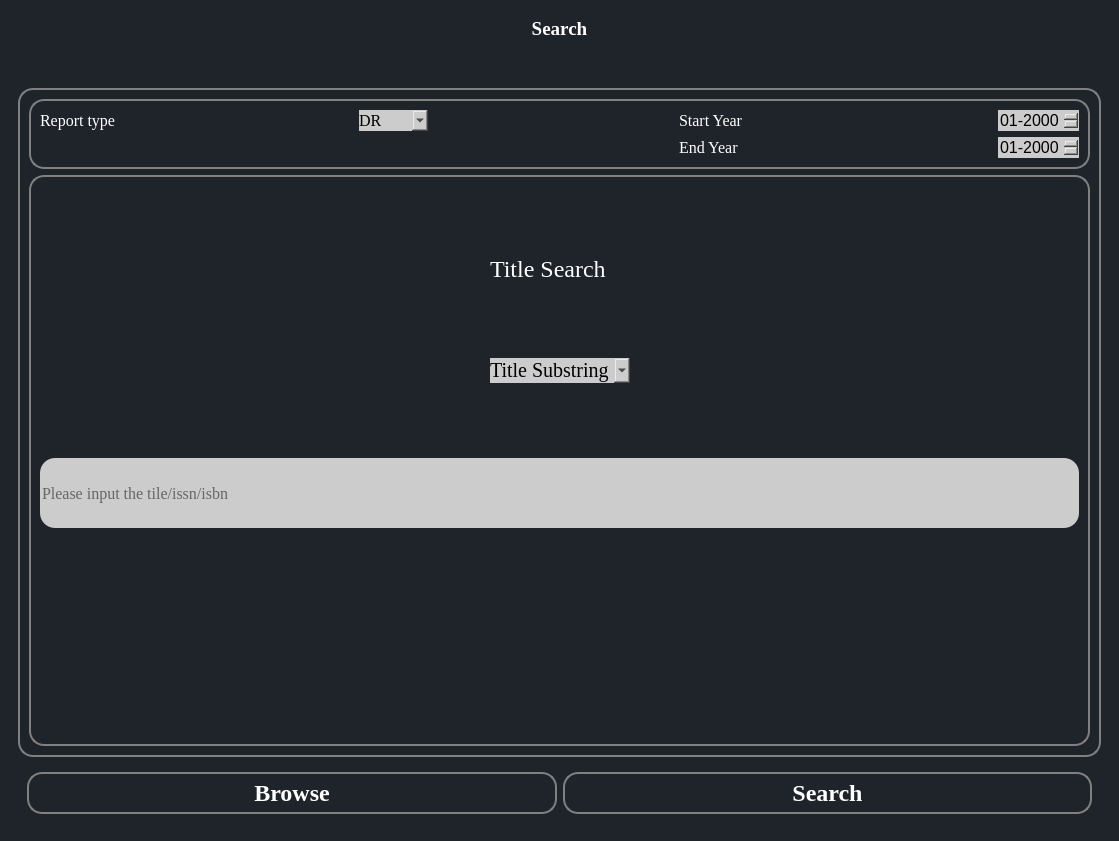
<?xml version="1.0" encoding="UTF-8"?>
<ui version="4.0">
 <class>MainWindow</class>
 <widget class="QMainWindow" name="MainWindow">
  <property name="geometry">
   <rect>
    <x>0</x>
    <y>0</y>
    <width>1119</width>
    <height>841</height>
   </rect>
  </property>
  <property name="windowTitle">
   <string>MainWindow</string>
  </property>
  <property name="styleSheet">
   <string notr="true">*{
	
	
border:none;
background-color:transparent;
background:none;
padding:0;
margin:0;
color:#fff;
}



#centralwidget{
background-color: #1f232a;
}
#EditVendor{
background-color:#16191d;
}
QPushButton{
text-align:left;
padding: 5px 10px;

border-top-left-radius:5px;
border-botton-left-radius:5px;
}
QPushButton:pressed{
background-color:grey;
text-align:left;
padding:2px 10px;
color:white;}</string>
  </property>
  <widget class="QWidget" name="centralwidget">
   <layout class="QGridLayout" name="gridLayout_3">
    <item row="0" column="0">
     <widget class="QWidget" name="widget" native="true">
      <property name="sizePolicy">
       <sizepolicy hsizetype="Preferred" vsizetype="Fixed">
        <horstretch>0</horstretch>
        <verstretch>0</verstretch>
       </sizepolicy>
      </property>
      <layout class="QGridLayout" name="gridLayout_6">
       <item row="0" column="0">
        <widget class="QLabel" name="label">
         <property name="sizePolicy">
          <sizepolicy hsizetype="Preferred" vsizetype="Fixed">
           <horstretch>0</horstretch>
           <verstretch>0</verstretch>
          </sizepolicy>
         </property>
         <property name="font">
          <font>
           <family>Georgia</family>
           <pointsize>14</pointsize>
           <weight>75</weight>
           <bold>true</bold>
          </font>
         </property>
         <property name="styleSheet">
          <string notr="true"/>
         </property>
         <property name="text">
          <string>&lt;html&gt;&lt;head/&gt;&lt;body&gt;&lt;p align=&quot;center&quot;&gt;Search&lt;/p&gt;&lt;/body&gt;&lt;/html&gt;</string>
         </property>
        </widget>
       </item>
      </layout>
     </widget>
    </item>
    <item row="1" column="0">
     <widget class="QWidget" name="widget_2" native="true">
      <layout class="QGridLayout" name="gridLayout_4"/>
     </widget>
    </item>
    <item row="2" column="0">
     <widget class="QWidget" name="widget_3" native="true">
      <layout class="QGridLayout" name="gridLayout_2">
       <item row="0" column="0">
        <widget class="QFrame" name="frame">
         <property name="sizePolicy">
          <sizepolicy hsizetype="Preferred" vsizetype="Expanding">
           <horstretch>0</horstretch>
           <verstretch>0</verstretch>
          </sizepolicy>
         </property>
         <property name="styleSheet">
          <string notr="true">QFrame{
    border: 2px solid #000000;
border-color:grey;
border-radius:15px;
}</string>
         </property>
         <property name="frameShape">
          <enum>QFrame::StyledPanel</enum>
         </property>
         <property name="frameShadow">
          <enum>QFrame::Plain</enum>
         </property>
         <layout class="QVBoxLayout" name="verticalLayout">
          <item>
           <widget class="QFrame" name="frame_3">
            <property name="sizePolicy">
             <sizepolicy hsizetype="Preferred" vsizetype="Fixed">
              <horstretch>0</horstretch>
              <verstretch>0</verstretch>
             </sizepolicy>
            </property>
            <property name="styleSheet">
             <string notr="true"/>
            </property>
            <property name="frameShape">
             <enum>QFrame::StyledPanel</enum>
            </property>
            <property name="frameShadow">
             <enum>QFrame::Plain</enum>
            </property>
            <layout class="QGridLayout" name="gridLayout_7">
             <item row="0" column="0">
              <widget class="QLabel" name="label_2">
               <property name="font">
                <font>
                 <family>Georgia</family>
                 <pointsize>12</pointsize>
                </font>
               </property>
               <property name="styleSheet">
                <string notr="true">border:none;</string>
               </property>
               <property name="text">
                <string>Report type</string>
               </property>
              </widget>
             </item>
             <item row="0" column="2">
              <widget class="QLabel" name="label_4">
               <property name="font">
                <font>
                 <family>Georgia</family>
                 <pointsize>12</pointsize>
                </font>
               </property>
               <property name="styleSheet">
                <string notr="true">border:none</string>
               </property>
               <property name="text">
                <string>Start Year</string>
               </property>
              </widget>
             </item>
             <item row="0" column="3">
              <widget class="QDateEdit" name="dateEdit">
               <property name="sizePolicy">
                <sizepolicy hsizetype="Fixed" vsizetype="Fixed">
                 <horstretch>0</horstretch>
                 <verstretch>0</verstretch>
                </sizepolicy>
               </property>
               <property name="font">
                <font>
                 <pointsize>12</pointsize>
                </font>
               </property>
               <property name="styleSheet">
                <string notr="true">color:black;background-color: #cccccc;</string>
               </property>
               <property name="displayFormat">
                <string>MM-yyyy</string>
               </property>
              </widget>
             </item>
             <item row="1" column="2">
              <widget class="QLabel" name="label_5">
               <property name="font">
                <font>
                 <family>Georgia</family>
                 <pointsize>12</pointsize>
                </font>
               </property>
               <property name="styleSheet">
                <string notr="true">border:none</string>
               </property>
               <property name="text">
                <string>End Year</string>
               </property>
              </widget>
             </item>
             <item row="1" column="3">
              <widget class="QDateEdit" name="dateEdit_2">
               <property name="font">
                <font>
                 <pointsize>12</pointsize>
                </font>
               </property>
               <property name="styleSheet">
                <string notr="true">color:black;background-color: #cccccc;</string>
               </property>
               <property name="displayFormat">
                <string>MM-yyyy</string>
               </property>
              </widget>
             </item>
             <item row="0" column="1" alignment="Qt::AlignLeft">
              <widget class="QComboBox" name="comboBox">
               <property name="sizePolicy">
                <sizepolicy hsizetype="Fixed" vsizetype="Fixed">
                 <horstretch>0</horstretch>
                 <verstretch>0</verstretch>
                </sizepolicy>
               </property>
               <property name="font">
                <font>
                 <family>Georgia</family>
                 <pointsize>12</pointsize>
                 <weight>50</weight>
                 <bold>false</bold>
                </font>
               </property>
               <property name="styleSheet">
                <string notr="true">QComboBox {
    color: black; /* QComboBox中的文本颜色为黑色 */
	background-color: #cccccc;
}

QComboBox QAbstractItemView {
    color: black; /* 下拉列表中的文本颜色为黑色 */
	background-color: #cccccc;
}

</string>
               </property>
               <item>
                <property name="text">
                 <string>DR</string>
                </property>
               </item>
               <item>
                <property name="text">
                 <string>DR_D1</string>
                </property>
               </item>
               <item>
                <property name="text">
                 <string>DR_D2</string>
                </property>
               </item>
               <item>
                <property name="text">
                 <string>IR</string>
                </property>
               </item>
               <item>
                <property name="text">
                 <string>IR_A1</string>
                </property>
               </item>
               <item>
                <property name="text">
                 <string>IR_M1</string>
                </property>
               </item>
               <item>
                <property name="text">
                 <string>PR</string>
                </property>
               </item>
               <item>
                <property name="text">
                 <string>PR_P1</string>
                </property>
               </item>
               <item>
                <property name="text">
                 <string>TR</string>
                </property>
               </item>
               <item>
                <property name="text">
                 <string>TR_B1</string>
                </property>
               </item>
               <item>
                <property name="text">
                 <string>TR_B2</string>
                </property>
               </item>
               <item>
                <property name="text">
                 <string>TR_B3</string>
                </property>
               </item>
               <item>
                <property name="text">
                 <string>TR_J1</string>
                </property>
               </item>
               <item>
                <property name="text">
                 <string>TR_J2</string>
                </property>
               </item>
               <item>
                <property name="text">
                 <string>TR_J3</string>
                </property>
               </item>
               <item>
                <property name="text">
                 <string>TR_J4</string>
                </property>
               </item>
              </widget>
             </item>
            </layout>
           </widget>
          </item>
          <item>
           <widget class="QFrame" name="frame_4">
            <property name="frameShape">
             <enum>QFrame::StyledPanel</enum>
            </property>
            <property name="frameShadow">
             <enum>QFrame::Raised</enum>
            </property>
            <layout class="QGridLayout" name="gridLayout">
             <item row="2" column="0">
              <spacer name="horizontalSpacer_2">
               <property name="orientation">
                <enum>Qt::Horizontal</enum>
               </property>
               <property name="sizeHint" stdset="0">
                <size>
                 <width>40</width>
                 <height>20</height>
                </size>
               </property>
              </spacer>
             </item>
             <item row="0" column="2">
              <spacer name="horizontalSpacer">
               <property name="orientation">
                <enum>Qt::Horizontal</enum>
               </property>
               <property name="sizeHint" stdset="0">
                <size>
                 <width>40</width>
                 <height>20</height>
                </size>
               </property>
              </spacer>
             </item>
             <item row="2" column="1">
              <spacer name="verticalSpacer_3">
               <property name="orientation">
                <enum>Qt::Vertical</enum>
               </property>
               <property name="sizeHint" stdset="0">
                <size>
                 <width>20</width>
                 <height>50</height>
                </size>
               </property>
              </spacer>
             </item>
             <item row="4" column="1">
              <spacer name="verticalSpacer_4">
               <property name="orientation">
                <enum>Qt::Vertical</enum>
               </property>
               <property name="sizeHint" stdset="0">
                <size>
                 <width>20</width>
                 <height>49</height>
                </size>
               </property>
              </spacer>
             </item>
             <item row="0" column="1">
              <spacer name="verticalSpacer_5">
               <property name="orientation">
                <enum>Qt::Vertical</enum>
               </property>
               <property name="sizeHint" stdset="0">
                <size>
                 <width>20</width>
                 <height>49</height>
                </size>
               </property>
              </spacer>
             </item>
             <item row="8" column="1">
              <spacer name="verticalSpacer">
               <property name="orientation">
                <enum>Qt::Vertical</enum>
               </property>
               <property name="sizeHint" stdset="0">
                <size>
                 <width>20</width>
                 <height>49</height>
                </size>
               </property>
              </spacer>
             </item>
             <item row="7" column="1">
              <spacer name="verticalSpacer_2">
               <property name="orientation">
                <enum>Qt::Vertical</enum>
               </property>
               <property name="sizeHint" stdset="0">
                <size>
                 <width>20</width>
                 <height>50</height>
                </size>
               </property>
              </spacer>
             </item>
             <item row="6" column="0">
              <spacer name="verticalSpacer_6">
               <property name="orientation">
                <enum>Qt::Vertical</enum>
               </property>
               <property name="sizeHint" stdset="0">
                <size>
                 <width>20</width>
                 <height>49</height>
                </size>
               </property>
              </spacer>
             </item>
             <item row="5" column="0" colspan="3">
              <widget class="QLineEdit" name="lineEdit">
               <property name="sizePolicy">
                <sizepolicy hsizetype="Expanding" vsizetype="Expanding">
                 <horstretch>0</horstretch>
                 <verstretch>0</verstretch>
                </sizepolicy>
               </property>
               <property name="font">
                <font>
                 <family>Georgia</family>
                 <pointsize>12</pointsize>
                </font>
               </property>
               <property name="styleSheet">
                <string notr="true">QLineEdit {
    color: black; /* 文本颜色为黑色 */
	background-color: #cccccc;
 border-radius:15px;
}
</string>
               </property>
               <property name="placeholderText">
                <string>Please input the tile/issn/isbn </string>
               </property>
              </widget>
             </item>
             <item row="1" column="1">
              <widget class="QLabel" name="label_3">
               <property name="sizePolicy">
                <sizepolicy hsizetype="Fixed" vsizetype="Preferred">
                 <horstretch>0</horstretch>
                 <verstretch>0</verstretch>
                </sizepolicy>
               </property>
               <property name="font">
                <font>
                 <family>Georgia</family>
                 <pointsize>18</pointsize>
                </font>
               </property>
               <property name="styleSheet">
                <string notr="true">border:none</string>
               </property>
               <property name="text">
                <string>Title Search </string>
               </property>
              </widget>
             </item>
             <item row="3" column="1">
              <widget class="QComboBox" name="comboBox_2">
               <property name="sizePolicy">
                <sizepolicy hsizetype="Fixed" vsizetype="Fixed">
                 <horstretch>0</horstretch>
                 <verstretch>0</verstretch>
                </sizepolicy>
               </property>
               <property name="font">
                <font>
                 <family>Georgia</family>
                 <pointsize>15</pointsize>
                </font>
               </property>
               <property name="styleSheet">
                <string notr="true">QComboBox {
    color: black; /* QComboBox中的文本颜色为黑色 */
	background-color: #cccccc;
}

QComboBox QAbstractItemView {
    color: black; /* 下拉列表中的文本颜色为黑色 */
	background-color: #cccccc;
}
</string>
               </property>
               <item>
                <property name="text">
                 <string>Title Substring</string>
                </property>
               </item>
               <item>
                <property name="text">
                 <string>Issn</string>
                </property>
               </item>
               <item>
                <property name="text">
                 <string>Isbn</string>
                </property>
               </item>
              </widget>
             </item>
            </layout>
           </widget>
          </item>
         </layout>
        </widget>
       </item>
       <item row="1" column="0">
        <widget class="QFrame" name="frame_2">
         <property name="styleSheet">
          <string notr="true"/>
         </property>
         <property name="frameShape">
          <enum>QFrame::StyledPanel</enum>
         </property>
         <property name="frameShadow">
          <enum>QFrame::Plain</enum>
         </property>
         <layout class="QGridLayout" name="gridLayout_5">
          <item row="0" column="1">
           <widget class="QPushButton" name="pushButton_2">
            <property name="font">
             <font>
              <family>Georgia</family>
              <pointsize>18</pointsize>
              <weight>75</weight>
              <bold>true</bold>
             </font>
            </property>
            <property name="autoFillBackground">
             <bool>false</bool>
            </property>
            <property name="styleSheet">
             <string notr="true">
  QPushButton {
    border: 2px solid #000000;
border-color:grey;
border-radius:15px;
text-align:center;
}

QPushButton:hover {
    background-color: lightblue;
}


</string>
            </property>
            <property name="text">
             <string>Search</string>
            </property>
            <property name="icon">
             <iconset>
              <normaloff>resources/loupe.png</normaloff>resources/loupe.png</iconset>
            </property>
            <property name="iconSize">
             <size>
              <width>28</width>
              <height>28</height>
             </size>
            </property>
            <property name="shortcut">
             <string/>
            </property>
           </widget>
          </item>
          <item row="0" column="0">
           <widget class="QPushButton" name="pushButton_3">
            <property name="font">
             <font>
              <family>Georgia</family>
              <pointsize>18</pointsize>
              <weight>75</weight>
              <bold>true</bold>
             </font>
            </property>
            <property name="autoFillBackground">
             <bool>false</bool>
            </property>
            <property name="styleSheet">
             <string notr="true">
  QPushButton {
    border: 2px solid #000000;
border-color:grey;
border-radius:15px;
text-align:center;
}

QPushButton:hover {
    background-color: lightblue;
}


</string>
            </property>
            <property name="text">
             <string>Browse</string>
            </property>
            <property name="icon">
             <iconset>
              <normaloff>resources/Icons/folder.png</normaloff>resources/Icons/folder.png</iconset>
            </property>
            <property name="iconSize">
             <size>
              <width>28</width>
              <height>28</height>
             </size>
            </property>
            <property name="shortcut">
             <string/>
            </property>
           </widget>
          </item>
         </layout>
        </widget>
       </item>
      </layout>
     </widget>
    </item>
   </layout>
  </widget>
 </widget>
 <resources>
  <include location="resources.qrc"/>
 </resources>
 <connections/>
</ui>
